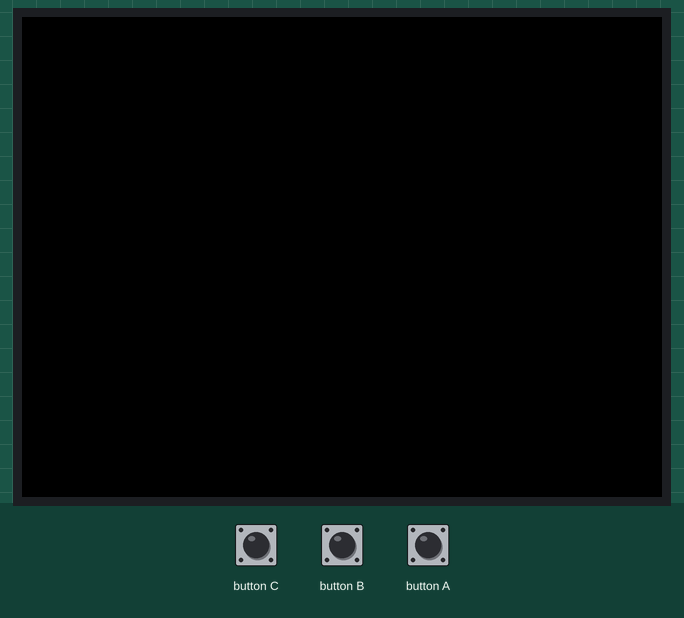
Simulated run of this sketch. Board: Arduino MKR. Shown: 320×240 colour display. The inputs (shaded band) are chosen by the test bench. What the sketch prints to the serial monitor is not drawn.

Above: at 4.7 s.
4.8 s: button C pressed for 0.15 s
At 5.7 s:
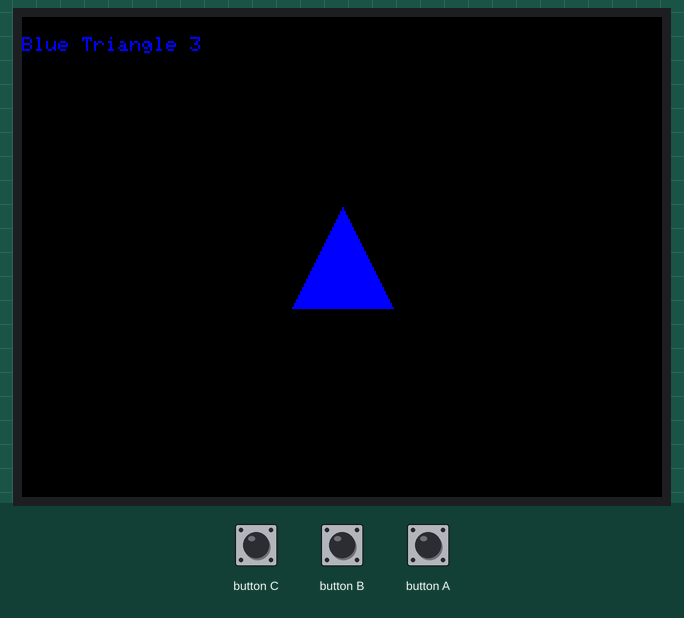
6.4 s: button B pressed for 0.15 s
At 7.0 s:
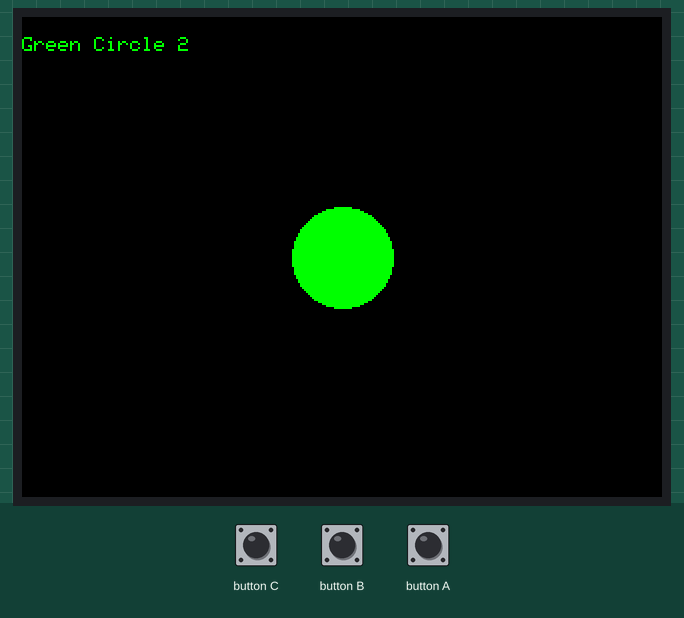
8.0 s: button A pressed for 0.15 s
At 9.2 s:
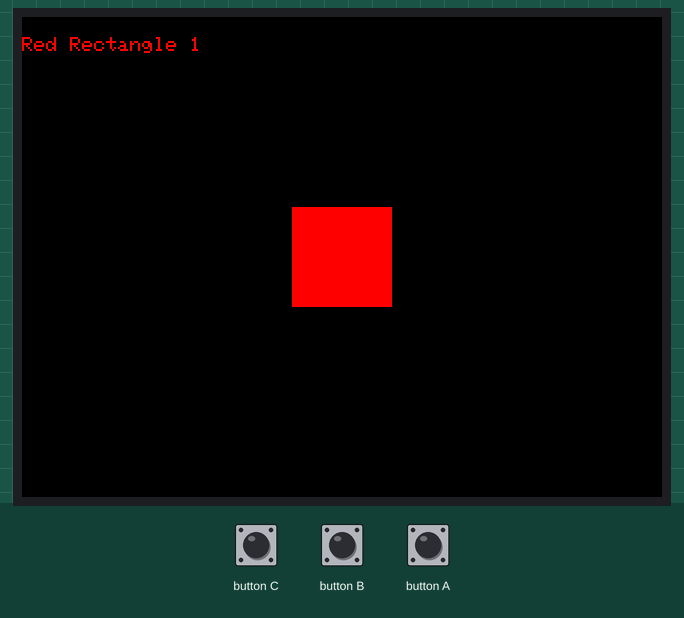
9.6 s: button C pressed for 1 s
At 10.6 s:
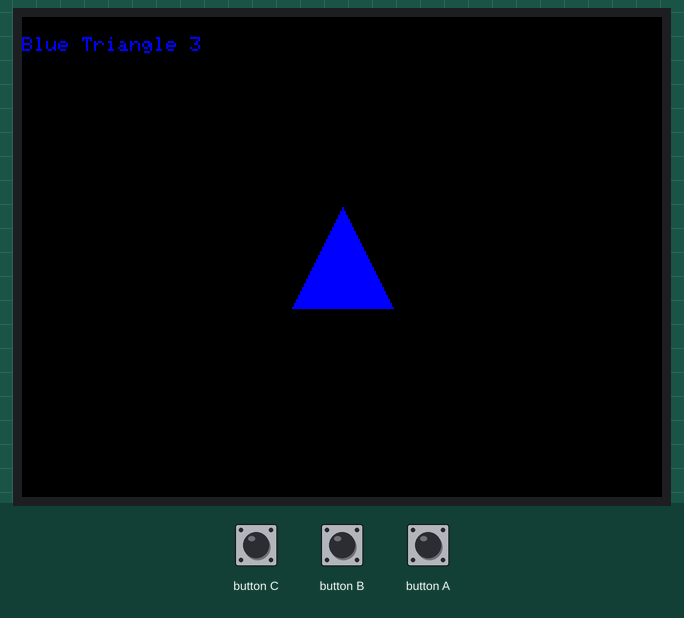
12.1 s: button B pressed for 1 s
At 12.5 s:
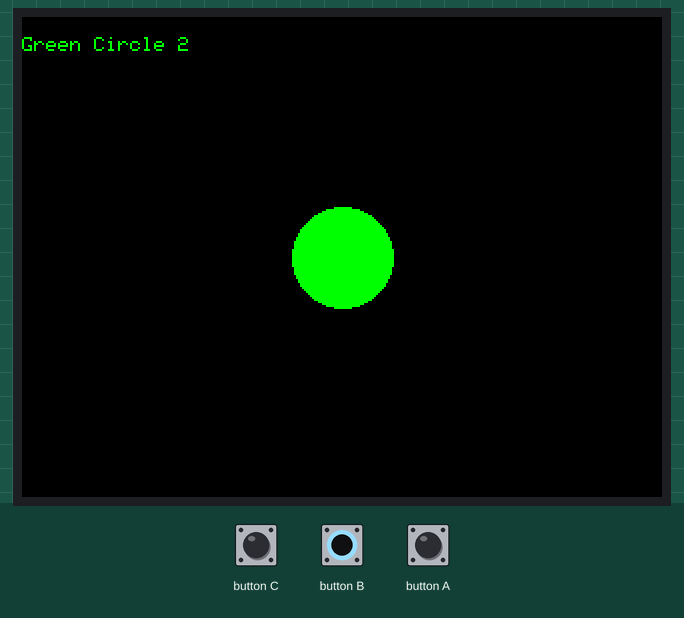
14.6 s: button C pressed for 3.2 s
At 15.6 s:
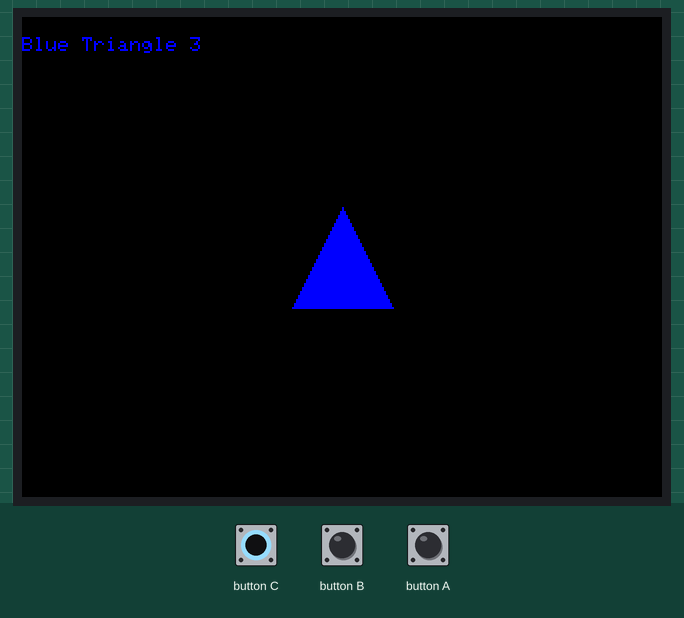
Timing chart, 0 to 17.6 s (numbered marks = the images above; inputs shaded):
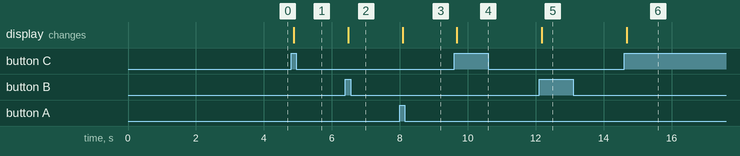

Measured:
- after the input at 4.8 s, the display: changes after 0.08 s (image 1)
- after the input at 6.4 s, the display: changes after 0.08 s (image 2)
- after the input at 8.0 s, the display: changes after 0.08 s (image 3)
- after the input at 9.6 s, the display: changes after 0.08 s (image 4)
- after the input at 12.1 s, the display: changes after 0.08 s (image 5)
- after the input at 14.6 s, the display: changes after 0.08 s (image 6)

The sketch:

2024_12_02_FailedProgram.ino
```cpp
#define TINY_GSM_MODEM_SIM7600
#define SerialMon Serial
#define SerialAT Serial1

const char apn[] = "ppsm.jp";
const char lte_user[] = "pp@sim";
const char lte_pass[] = "jpn";

#include <TinyGsmClient.h>
#include <M5Stack.h>
#include <ArduinoHttpClient.h>

#define RX 16
#define TX 17

TinyGsm modem(SerialAT);
TinyGsmClient client(modem);

int a;
int b;
int c;

void setup() {
  delay(500);
  SerialMon.begin(115200);
  SerialAT.begin(115200, SERIAL_8N1, RX, TX);
  delay(3000);

  SerialMon.println("Wait...");
  //モデム初期化
  SerialMon.println("Initializing modem...");
  modem.init();
  String modemInfo = modem.getModemInfo();
  SerialMon.println("Modem Info: " + modemInfo);
  //接続
  SerialMon.println("Connecting to "+ String(apn));
  while (!modem.gprsConnect(apn, lte_user, lte_pass)) {
    SerialMon.println("NG.");
    delay(10000);
    SerialMon.println("retry");
  }
  SerialMon.println("OK.");
  //接続まち
  SerialMon.print("Waiting for network...");
  if (!modem.waitForNetwork()) {
    SerialMon.println(" fail");
    delay(10000);
    return;
  }
  SerialMon.println(" success");
  bool res = modem.isGprsConnected();
  SerialMon.printf("GPRS status: %s\n", res ? "connected" : "not connected");

  //各種情報を出力
  String ccid = modem.getSimCCID();
  SerialMon.println("CCID: "+ ccid);
  String imei = modem.getIMEI();
  SerialMon.println("IMEI: "+ imei);
  String cop = modem.getOperator();
  SerialMon.println("Operator: "+ cop);
  IPAddress local = modem.localIP();
  SerialMon.print("Local IP: ");
  SerialMon.println(local);
  int csq = modem.getSignalQuality();
  SerialMon.print("Signal quality: ");
  SerialMon.println(csq);

  //乱数を初期化
  randomSeed(analogRead(25));
}

void loop() {
  // put your main code here, to run repeatedly:

  M5.update();  //M5Stackのボタンの操作状況を更新する関数

  if(M5.BtnA.wasReleased()){    //
    //ボタン”A”が押された時の動作
    a = 1;
    M5.Lcd.fillScreen(BLACK); //画面をクリア
    M5.Lcd.setTextColor(RED, BLACK);  //文字色と背景色
    M5.Lcd.setCursor(0, 10);  //文字の位置指定
    M5.Lcd.println("Red Rectangle 1");  //文字の表示
    M5.Lcd.fillRect(135, 95, 50, 50, RED); //図形の表示：四角形

  } else if(M5.BtnB.wasReleased()){
    //ボタン”B”が押された時の動作
    b = 2;
    M5.Lcd.fillScreen(BLACK); //画面をクリア
    M5.Lcd.setTextColor(GREEN, BLACK);  //文字色と背景色
    M5.Lcd.setCursor(0, 10);  //文字の位置指定
    M5.Lcd.println("Green Circle 2"); //文字の表示
    M5.Lcd.fillCircle(160, 120, 25, GREEN); //図形の表示：円

  } else if(M5.BtnC.wasReleased()){
    //ボタン”C”が押された時の動作
    c = 3;
    M5.Lcd.fillScreen(BLACK); //画面をクリア
    M5.Lcd.setTextColor(BLUE, BLACK); //文字色と背景色
    M5.Lcd.setCursor(0, 10);  //文字の位置指定
    M5.Lcd.println("Blue Triangle 3");  //文字の表示
    M5.Lcd.fillTriangle(135, 145, 185, 145, 160, 95, BLUE);  //図形の表示：三角形
  }

}
```
